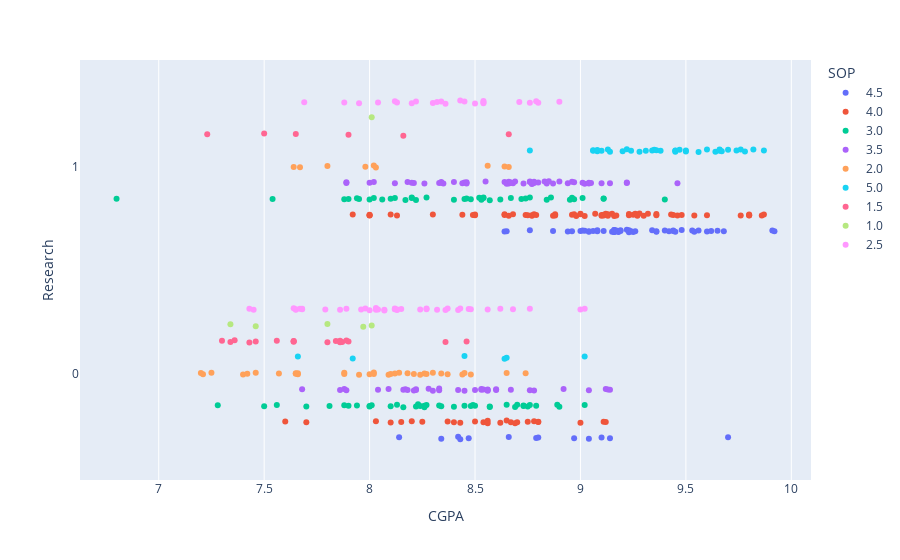

This figure's notebook cell:
### Code cell
px.strip(data, x="CGPA", y="Research", orientation="h", color="SOP")

### Figure 1 — Plotly figure (JSON) as saved in the notebook; plotly's stock layout.template omitted (floating-point values rounded to 4 significant figures)
{"data": [{"alignmentgroup": "True", "boxpoints": "all", "fillcolor": "rgba(255,255,255,0)", "hoveron": "points", "hovertemplate": "SOP=4.5<br>CGPA=%{x}<br>Research=%{y}<extra></extra>", "legendgroup": "4.5", "line": {"color": "rgba(255,255,255,0)"}, "marker": {"color": "#636efa"}, "name": "4.5", "offsetgroup": "4.5", "orientation": "h", "pointpos": 0, "showlegend": true, "type": "box", "x": [9.65, 9.34, 9.6, 8.8, 9.1, 9.4, 9.7, 9.16, 9.04, 9.45, 8.66, 8.42, 8.14, 8.76, 8.47, 9.18, 9.04, 9.48, 9.08, 9.36, 9.92, 9.01, 8.97, 8.87, 9.16, 9.11, 9.44, 9.36, 9.16, 8.94, 9.53, 8.43, 9.91, 9.06, 9.42, 9.26, 8.79, 9.23, 9.19, 9.68, 9.14, 8.34, 8.64, 9.19, 9.24, 9.18, 9, 8.65, 9.23, 9.17, 9.62, 9.15, 9.23, 9.54, 9.22, 9.44, 9.16, 9.08, 9.25, 8.96, 9.02, 9.56, 9.04], "x0": " ", "xaxis": "x", "y": [1, 1, 1, 0, 0, 1, 0, 1, 1, 1, 0, 0, 0, 1, 0, 1, 1, 1, 1, 1, 1, 1, 0, 1, 1, 1, 1, 1, 1, 1, 1, 0, 1, 1, 1, 1, 0, 1, 1, 1, 0, 0, 1, 1, 1, 1, 1, 1, 1, 1, 1, 1, 1, 1, 1, 1, 1, 1, 1, 1, 1, 1, 0], "y0": " ", "yaxis": "y"}, {"alignmentgroup": "True", "boxpoints": "all", "fillcolor": "rgba(255,255,255,0)", "hoveron": "points", "hovertemplate": "SOP=4.0<br>CGPA=%{x}<br>Research=%{y}<extra></extra>", "legendgroup": "4.0", "line": {"color": "rgba(255,255,255,0)"}, "marker": {"color": "#EF553B"}, "name": "4.0", "offsetgroup": "4.0", "orientation": "h", "pointpos": 0, "showlegend": true, "type": "box", "x": [8.87, 9, 9.1, 8, 8.7, 8, 8.8, 9.8, 8.3, 9.6, 9.8, 8.4, 7.7, 9.3, 8, 8.1, 7.6, 8.2, 8.5, 9.36, 7.92, 8.03, 8.96, 8.88, 8.25, 8.78, 8.68, 8.56, 8.62, 9.32, 9.76, 8.78, 9.28, 9.15, 9.44, 9.8, 9.43, 9.07, 9.13, 9.23, 8.97, 8.8, 8.98, 8.69, 9.87, 9.13, 8.75, 8.67, 8.65, 9.17, 9.02, 9.12, 8.37, 8.56, 8.64, 9.11, 8.79, 9.26, 9, 9.11, 9.1, 9, 8.5, 8.44, 8.77, 9.11, 8.74, 8.64, 9.54, 9.12, 9.23, 8.75, 8.1, 9.46, 9.86, 8.13, 8.54, 9.25, 9.36, 8.66, 8.88, 9.16, 9.27, 9.48, 8.15, 8.49, 8.77, 8.5, 8.43], "x0": " ", "xaxis": "x", "y": [1, 1, 1, 1, 0, 1, 0, 1, 1, 1, 1, 0, 0, 1, 1, 1, 0, 0, 1, 1, 1, 0, 1, 1, 0, 1, 1, 0, 0, 1, 1, 0, 1, 1, 1, 1, 1, 1, 1, 1, 1, 0, 1, 0, 1, 1, 0, 0, 0, 1, 1, 0, 0, 0, 1, 1, 1, 1, 0, 0, 1, 1, 1, 1, 1, 1, 1, 1, 1, 1, 1, 1, 0, 1, 1, 1, 0, 1, 1, 1, 1, 1, 1, 1, 0, 1, 1, 0, 0], "y0": " ", "yaxis": "y"}, {"alignmentgroup": "True", "boxpoints": "all", "fillcolor": "rgba(255,255,255,0)", "hoveron": "points", "hovertemplate": "SOP=3.0<br>CGPA=%{x}<br>Research=%{y}<extra></extra>", "legendgroup": "3.0", "line": {"color": "rgba(255,255,255,0)"}, "marker": {"color": "#00cc96"}, "name": "3.0", "offsetgroup": "3.0", "orientation": "h", "pointpos": 0, "showlegend": true, "type": "box", "x": [8, 8.2, 7.9, 7.9, 8.4, 8.1, 9.4, 7.5, 8.4, 8, 7.7, 6.8, 8.1, 8.2, 8.7, 9.02, 8.9, 8.72, 8.22, 7.54, 7.88, 8, 8.48, 7.28, 8.84, 8.96, 9.11, 8.75, 8.89, 8.69, 8.5, 8.27, 7.88, 8.52, 8.26, 8.16, 8.97, 8.45, 8.23, 9.01, 8.73, 8.57, 8.76, 8.17, 8.49, 8.73, 8.57, 8.65, 8.45, 8.74, 8.13, 8.33, 8.12, 8.54, 8.79, 8.46, 8.24, 8.27, 8.06, 8.54, 8.67, 8.26, 8.76, 9.11, 8.34, 8.02, 7.56, 7.94, 8.95, 8.57, 8.86, 8.01, 8.53, 7.94, 8.26, 7.95, 8.48, 8.62, 7.81, 8.22], "x0": " ", "xaxis": "x", "y": [1, 1, 0, 1, 0, 1, 1, 0, 1, 0, 0, 1, 0, 1, 0, 0, 0, 1, 0, 1, 1, 0, 0, 0, 1, 1, 1, 0, 0, 0, 0, 0, 0, 1, 0, 0, 1, 0, 0, 1, 0, 1, 1, 1, 0, 0, 0, 0, 1, 1, 0, 0, 1, 1, 0, 1, 0, 1, 1, 1, 1, 0, 0, 1, 0, 1, 0, 1, 1, 0, 1, 0, 1, 0, 0, 1, 1, 1, 0, 1], "y0": " ", "yaxis": "y"}, {"alignmentgroup": "True", "boxpoints": "all", "fillcolor": "rgba(255,255,255,0)", "hoveron": "points", "hovertemplate": "SOP=3.5<br>CGPA=%{x}<br>Research=%{y}<extra></extra>", "legendgroup": "3.5", "line": {"color": "rgba(255,255,255,0)"}, "marker": {"color": "#ab63fa"}, "name": "3.5", "offsetgroup": "3.5", "orientation": "h", "pointpos": 0, "showlegend": true, "type": "box", "x": [8.67, 8.6, 8.4, 8.2, 8.3, 8.5, 8, 8.85, 8.92, 8.64, 9.22, 8.28, 8.46, 9.05, 9.46, 8.34, 8.45, 8.22, 9.1, 8.56, 8.77, 9.12, 8.26, 8.56, 8.33, 9.04, 8.16, 8.68, 8.76, 8.33, 8.46, 8.54, 7.89, 8.02, 8.12, 8.42, 8.56, 8.45, 8.53, 8.33, 8.76, 9.04, 8.87, 8.83, 8.09, 8.96, 8.18, 8.67, 8.55, 8.8, 8.53, 8.6, 8.04, 8.69, 9.14, 8.66, 8.21, 8.66, 8.76, 8.67, 8.17, 8.77, 7.89, 8.9, 8.34, 9.22, 8.84, 8.44, 9.04, 8.78, 8.22, 8.94, 8.35, 7.68, 9.02, 8.65, 8.78, 8.21, 8.97, 9.13, 7.86, 8.73, 8.78, 7.88, 8.18, 9.01, 7.89, 9.14], "x0": " ", "xaxis": "x", "y": [1, 0, 1, 1, 0, 0, 1, 1, 0, 1, 1, 0, 1, 1, 1, 1, 1, 0, 1, 0, 1, 0, 1, 0, 0, 0, 0, 1, 0, 0, 1, 0, 0, 1, 1, 0, 0, 0, 0, 1, 1, 1, 1, 1, 0, 1, 1, 0, 1, 1, 0, 0, 0, 1, 1, 1, 1, 1, 1, 1, 0, 1, 1, 1, 1, 1, 1, 1, 1, 0, 0, 1, 1, 0, 1, 1, 1, 0, 1, 0, 0, 1, 1, 0, 0, 1, 1, 0], "y0": " ", "yaxis": "y"}, {"alignmentgroup": "True", "boxpoints": "all", "fillcolor": "rgba(255,255,255,0)", "hoveron": "points", "hovertemplate": "SOP=2.0<br>CGPA=%{x}<br>Research=%{y}<extra></extra>", "legendgroup": "2.0", "line": {"color": "rgba(255,255,255,0)"}, "marker": {"color": "#FFA15A"}, "name": "2.0", "offsetgroup": "2.0", "orientation": "h", "pointpos": 0, "showlegend": true, "type": "box", "x": [8.21, 8, 7.2, 7.4, 8.3, 8.56, 8.02, 7.66, 7.46, 8.66, 8.64, 8.48, 8.34, 8.26, 8.14, 8.27, 7.8, 8.37, 8.45, 7.95, 8.18, 8.02, 7.25, 8.12, 8.44, 7.88, 8.03, 7.65, 7.66, 7.65, 8.1, 8.24, 8.65, 7.64, 7.67, 8.02, 7.98, 7.42, 8.74, 7.88, 7.57, 7.21, 8.09], "x0": " ", "xaxis": "x", "y": [0, 0, 0, 0, 0, 1, 1, 0, 0, 1, 1, 0, 0, 0, 0, 0, 1, 0, 0, 0, 0, 0, 0, 0, 0, 0, 1, 0, 0, 0, 0, 0, 0, 1, 1, 0, 1, 0, 0, 0, 0, 0, 0], "y0": " ", "yaxis": "y"}, {"alignmentgroup": "True", "boxpoints": "all", "fillcolor": "rgba(255,255,255,0)", "hoveron": "points", "hovertemplate": "SOP=5.0<br>CGPA=%{x}<br>Research=%{y}<extra></extra>", "legendgroup": "5.0", "line": {"color": "rgba(255,255,255,0)"}, "marker": {"color": "#19d3f3"}, "name": "5.0", "offsetgroup": "5.0", "orientation": "h", "pointpos": 0, "showlegend": true, "type": "box", "x": [9.5, 9.7, 9.2, 9.1, 9.64, 9.76, 9.45, 9.5, 9.22, 7.66, 9.24, 9.38, 8.64, 9.56, 9.35, 8.65, 8.45, 9.28, 9.06, 9.08, 9.14, 9.66, 9.78, 9.36, 9.31, 8.76, 9.34, 9.13, 9.45, 9.66, 9.08, 9.02, 9.47, 9.74, 9.82, 9.45, 9.66, 9.06, 9.67, 9.6, 7.92, 9.87], "x0": " ", "xaxis": "x", "y": [1, 1, 1, 1, 1, 1, 1, 1, 1, 0, 1, 1, 0, 1, 1, 0, 0, 1, 1, 1, 1, 1, 1, 1, 1, 1, 1, 1, 1, 1, 1, 0, 1, 1, 1, 1, 1, 1, 1, 1, 0, 1], "y0": " ", "yaxis": "y"}, {"alignmentgroup": "True", "boxpoints": "all", "fillcolor": "rgba(255,255,255,0)", "hoveron": "points", "hovertemplate": "SOP=1.5<br>CGPA=%{x}<br>Research=%{y}<extra></extra>", "legendgroup": "1.5", "line": {"color": "rgba(255,255,255,0)"}, "marker": {"color": "#FF6692"}, "name": "1.5", "offsetgroup": "1.5", "orientation": "h", "pointpos": 0, "showlegend": true, "type": "box", "x": [7.5, 7.3, 7.9, 7.36, 7.84, 8.36, 8.16, 7.9, 7.86, 7.46, 7.89, 7.86, 7.64, 7.87, 7.86, 7.34, 7.43, 7.64, 7.56, 7.8, 7.23, 7.65, 8.46, 8.66, 7.64], "x0": " ", "xaxis": "x", "y": [1, 0, 1, 0, 0, 0, 1, 0, 0, 0, 0, 0, 0, 0, 0, 0, 0, 0, 0, 0, 1, 1, 0, 1, 0], "y0": " ", "yaxis": "y"}, {"alignmentgroup": "True", "boxpoints": "all", "fillcolor": "rgba(255,255,255,0)", "hoveron": "points", "hovertemplate": "SOP=1.0<br>CGPA=%{x}<br>Research=%{y}<extra></extra>", "legendgroup": "1.0", "line": {"color": "rgba(255,255,255,0)"}, "marker": {"color": "#B6E880"}, "name": "1.0", "offsetgroup": "1.0", "orientation": "h", "pointpos": 0, "showlegend": true, "type": "box", "x": [7.8, 8.01, 7.97, 8.01, 7.34, 7.46], "x0": " ", "xaxis": "x", "y": [0, 1, 0, 0, 0, 0], "y0": " ", "yaxis": "y"}, {"alignmentgroup": "True", "boxpoints": "all", "fillcolor": "rgba(255,255,255,0)", "hoveron": "points", "hovertemplate": "SOP=2.5<br>CGPA=%{x}<br>Research=%{y}<extra></extra>", "legendgroup": "2.5", "line": {"color": "rgba(255,255,255,0)"}, "marker": {"color": "#FF97FF"}, "name": "2.5", "offsetgroup": "2.5", "orientation": "h", "pointpos": 0, "showlegend": true, "type": "box", "x": [8.2, 8.5, 8.3, 8.12, 8.47, 8.71, 7.98, 8.04, 8.12, 8.42, 8.32, 8.54, 7.65, 8.03, 8.27, 8.07, 7.68, 8.15, 8.56, 8.48, 9, 8.54, 8.36, 8.79, 8.68, 8.22, 8.62, 8.9, 7.65, 8.32, 8, 8.76, 8.43, 8.07, 8.8, 8.27, 7.86, 7.89, 8.13, 8.04, 7.67, 7.64, 8.36, 8.24, 7.43, 8.43, 7.96, 7.45, 7.95, 8.13, 7.88, 8.03, 7.68, 8.54, 7.79, 9.02, 8.76, 8.13, 8.12, 8.34, 8.37, 8.12, 7.69, 8.45], "x0": " ", "xaxis": "x", "y": [1, 1, 1, 0, 0, 1, 0, 1, 0, 0, 0, 1, 0, 0, 0, 0, 0, 0, 0, 0, 0, 1, 1, 1, 0, 1, 0, 1, 0, 1, 0, 0, 0, 0, 1, 0, 0, 0, 0, 0, 0, 0, 0, 0, 0, 1, 0, 0, 1, 0, 1, 0, 0, 1, 0, 0, 1, 1, 0, 1, 0, 1, 1, 1], "y0": " ", "yaxis": "y"}], "layout": {"boxmode": "group", "legend": {"title": {"text": "SOP"}, "tracegroupgap": 0}, "margin": {"t": 60}, "xaxis": {"anchor": "y", "domain": [0, 1], "title": {"text": "CGPA"}}, "yaxis": {"anchor": "x", "domain": [0, 1], "title": {"text": "Research"}}}}
